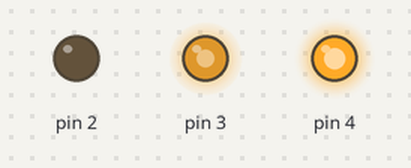
The sketch below on a simulated Arduino Uno, built with avr-gcc and run on an emulated ATmega328P. Parts: output pins drawn as LEDs (lit = HIGH).

Above: at 0.1 s.
Timing chart, 0 to 1.6 s (numbered marks = the images above):
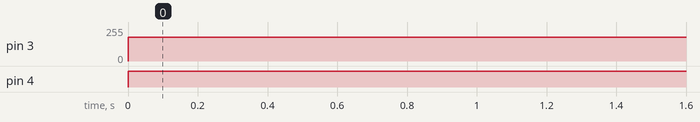

The sketch:

AURAMAN_1.ino
```cpp
void setup() {

  pinMode(2,OUTPUT);
  pinMode(4,OUTPUT);


}

void loop() {

  digitalWrite(2,LOW);
  digitalWrite(4,HIGH);
  analogWrite(3,180);

  delay(10);

}
```

Measured:
- by itself, pin 3: 0/255 → 180/255 at 0.00 s
- by itself, pin 4: LOW → HIGH at 0.00 s
